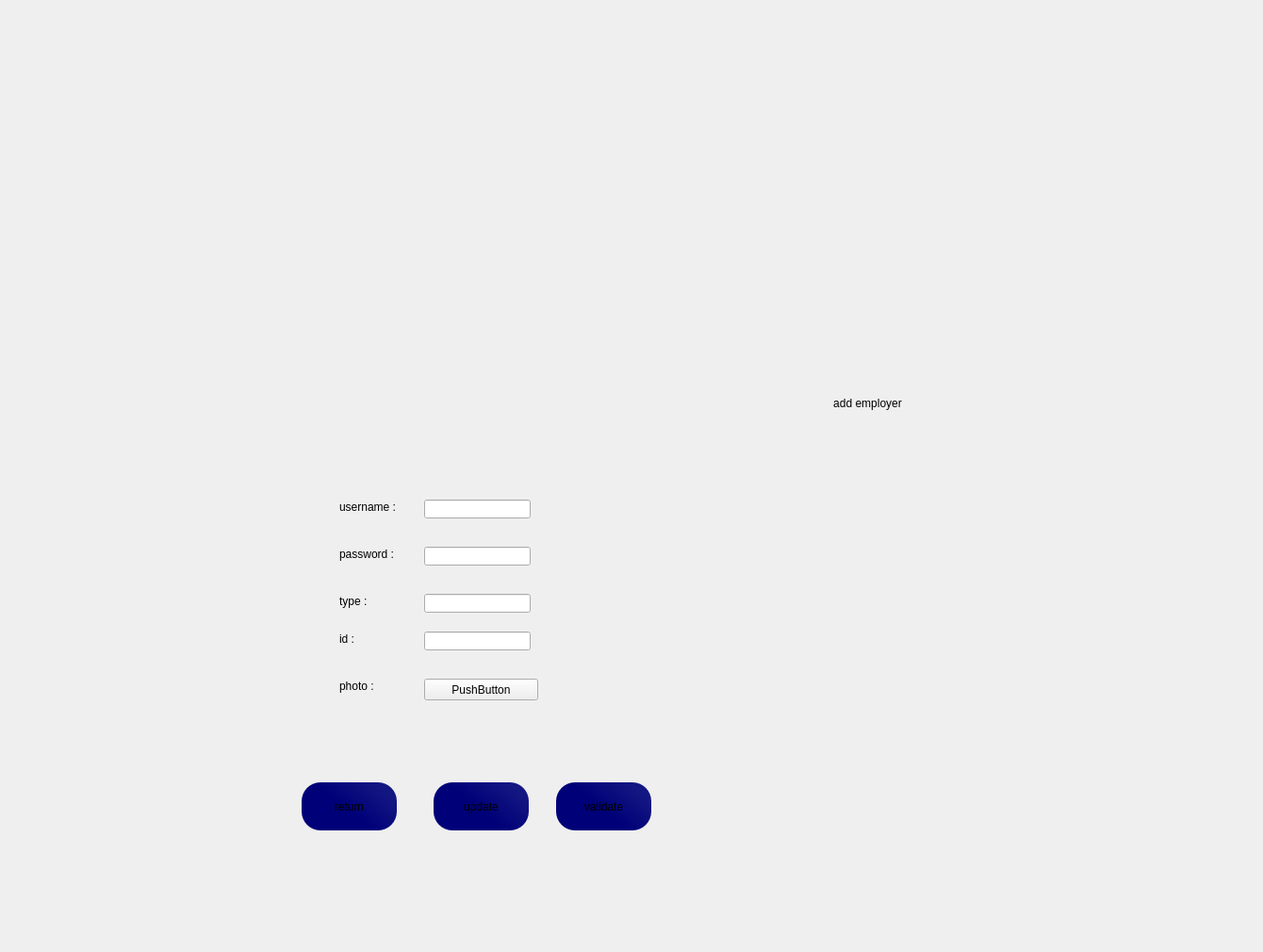
   <widget class="QWidget" name="page">
    <widget class="QLabel" name="label_37">
     <property name="geometry">
      <rect>
       <x>280</x>
       <y>390</y>
       <width>1051</width>
       <height>611</height>
      </rect>
     </property>
     <property name="text">
      <string/>
     </property>
    </widget>
    <widget class="QLabel" name="label_38">
     <property name="geometry">
      <rect>
       <x>360</x>
       <y>530</y>
       <width>91</width>
       <height>16</height>
      </rect>
     </property>
     <property name="text">
      <string>username :</string>
     </property>
    </widget>
    <widget class="QLabel" name="label_40">
     <property name="geometry">
      <rect>
       <x>360</x>
       <y>580</y>
       <width>91</width>
       <height>16</height>
      </rect>
     </property>
     <property name="text">
      <string>password :</string>
     </property>
    </widget>
    <widget class="QLabel" name="label_42">
     <property name="geometry">
      <rect>
       <x>360</x>
       <y>630</y>
       <width>91</width>
       <height>16</height>
      </rect>
     </property>
     <property name="text">
      <string>type :</string>
     </property>
    </widget>
    <widget class="QLabel" name="label_44">
     <property name="geometry">
      <rect>
       <x>360</x>
       <y>670</y>
       <width>91</width>
       <height>16</height>
      </rect>
     </property>
     <property name="text">
      <string>id :</string>
     </property>
    </widget>
    <widget class="QLabel" name="label_45">
     <property name="geometry">
      <rect>
       <x>360</x>
       <y>720</y>
       <width>91</width>
       <height>16</height>
      </rect>
     </property>
     <property name="text">
      <string>photo :</string>
     </property>
    </widget>
    <widget class="QLabel" name="label_46">
     <property name="geometry">
      <rect>
       <x>630</x>
       <y>420</y>
       <width>581</width>
       <height>16</height>
      </rect>
     </property>
     <property name="text">
      <string>add employer</string>
     </property>
     <property name="alignment">
      <set>Qt::AlignCenter</set>
     </property>
    </widget>
    <widget class="QPushButton" name="pushButton_25">
     <property name="geometry">
      <rect>
       <x>590</x>
       <y>830</y>
       <width>101</width>
       <height>51</height>
      </rect>
     </property>
     <property name="styleSheet">
      <string notr="true">QPushButton#pushButton_25{
	font: 14pt &quot;MS Shell Dlg 2&quot;;
border-radius:20px;
	background-color: qlineargradient(spread:pad, x1:1, y1:0.386, x2:0.545454, y2:0.665, stop:0 rgba(19, 23, 130, 255), stop:1 rgba(0, 0, 120, 255));
}
QPushButton#pushButton_25:hover{
border-radius:20px;
color:rgb(255,255,255);
	background-color: qlineargradient(spread:pad, x1:1, y1:0.386, x2:0.545454, y2:0.665, stop:0 rgba(19, 23, 130, 255), stop:1 rgba(0, 0, 200, 255));
	font: 14pt &quot;MS Shell Dlg 2&quot;;
}</string>
     </property>
     <property name="text">
      <string>validate</string>
     </property>
    </widget>
    <widget class="QPushButton" name="pushButton_26">
     <property name="geometry">
      <rect>
       <x>320</x>
       <y>830</y>
       <width>101</width>
       <height>51</height>
      </rect>
     </property>
     <property name="styleSheet">
      <string notr="true">QPushButton#pushButton_26{
	font: 14pt &quot;MS Shell Dlg 2&quot;;
border-radius:20px;
	background-color: qlineargradient(spread:pad, x1:1, y1:0.386, x2:0.545454, y2:0.665, stop:0 rgba(19, 23, 130, 255), stop:1 rgba(0, 0, 120, 255));
}
QPushButton#pushButton_26:hover{
border-radius:20px;
color:rgb(255,255,255);
	background-color: qlineargradient(spread:pad, x1:1, y1:0.386, x2:0.545454, y2:0.665, stop:0 rgba(19, 23, 130, 255), stop:1 rgba(0, 0, 200, 255));
	font: 14pt &quot;MS Shell Dlg 2&quot;;
}</string>
     </property>
     <property name="text">
      <string>return</string>
     </property>
    </widget>
    <widget class="QPushButton" name="addphotemp">
     <property name="geometry">
      <rect>
       <x>450</x>
       <y>720</y>
       <width>121</width>
       <height>23</height>
      </rect>
     </property>
     <property name="text">
      <string>PushButton</string>
     </property>
    </widget>
    <widget class="QLineEdit" name="lineEdit_5">
     <property name="geometry">
      <rect>
       <x>450</x>
       <y>530</y>
       <width>113</width>
       <height>20</height>
      </rect>
     </property>
    </widget>
    <widget class="QLineEdit" name="lineEdit_6">
     <property name="geometry">
      <rect>
       <x>450</x>
       <y>580</y>
       <width>113</width>
       <height>20</height>
      </rect>
     </property>
    </widget>
    <widget class="QLineEdit" name="lineEdit_7">
     <property name="geometry">
      <rect>
       <x>450</x>
       <y>630</y>
       <width>113</width>
       <height>20</height>
      </rect>
     </property>
    </widget>
    <widget class="QLineEdit" name="lineEdit_8">
     <property name="geometry">
      <rect>
       <x>450</x>
       <y>670</y>
       <width>113</width>
       <height>20</height>
      </rect>
     </property>
    </widget>
    <widget class="QPushButton" name="pushButton_27">
     <property name="geometry">
      <rect>
       <x>460</x>
       <y>830</y>
       <width>101</width>
       <height>51</height>
      </rect>
     </property>
     <property name="styleSheet">
      <string notr="true">QPushButton#pushButton_27{
	font: 14pt &quot;MS Shell Dlg 2&quot;;
border-radius:20px;
	background-color: qlineargradient(spread:pad, x1:1, y1:0.386, x2:0.545454, y2:0.665, stop:0 rgba(19, 23, 130, 255), stop:1 rgba(0, 0, 120, 255));
}
QPushButton#pushButton_27:hover{
border-radius:20px;
color:rgb(255,255,255);
	background-color: qlineargradient(spread:pad, x1:1, y1:0.386, x2:0.545454, y2:0.665, stop:0 rgba(19, 23, 130, 255), stop:1 rgba(0, 0, 200, 255));
	font: 14pt &quot;MS Shell Dlg 2&quot;;
}</string>
     </property>
     <property name="text">
      <string>update</string>
     </property>
    </widget>
   </widget>
